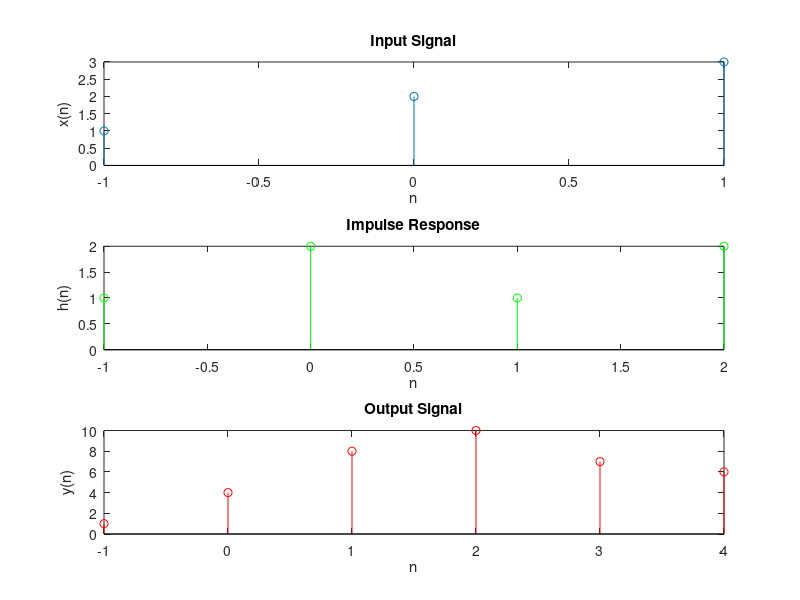

The MATLAB source for this figure:
%% To Perform Discrete Time Convolution
% Name- Mishkat Ahmad Neyazi 
% Reg No.- 189402164 Sec- ECE-C Batch- C3
clc % Clear command window
%% x(n) = [1 2 3] and h(n) = [1 2 1 2]
x = [1 2 3];
N1 = length(x);
h = [1 2 1 2];
N2 = length(h);
fprintf('conv(x,h)')
y = conv(x,h) % checking it using inbuilt function in MATLAB
length_y = N1+N2-1;
for k=1:length_y
  y(k)=0; % Initialize The Accumulator
   for n=1:N1
      i=k-n+1;  
      if (i<=0 || i>N2) % Index values that are not allowed
          continue
      end
      y(k)=y(k)+x(n)*h(i);
   end
end 

subplot(3,1,1)
n1=-1:1:N1-2;
stem(n1,x)
xlabel('n')
ylabel('x(n)')
title('Input Signal')

subplot(3,1,2)
n2=-1:1:N2-2;
stem(n2,h,'g')
xlabel('n')
ylabel('h(n)')
title('Impulse Response')

subplot(3,1,3)
n=-1:1:length_y-2;
stem(n,y,'r')
xlabel('n')
ylabel('y(n)')
title('Output Signal')
